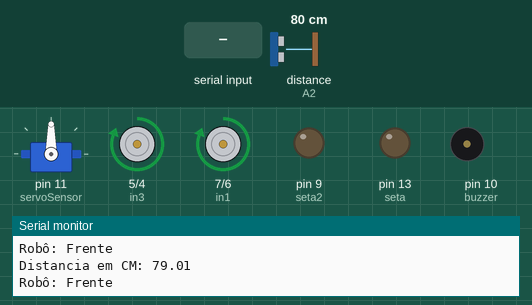
Recording of a sketch running on a simulated Arduino Leonardo, built with avr-gcc and run on an emulated ATmega32U4. On the bench: servo, motor-driver pin pairs drawn as motors (green arrow = first pin HIGH = forward, orange = second pin HIGH = backward, longer = more drive), output pins drawn as LEDs (lit = HIGH), buzzer (waves = sounding), the last lines printed to the serial monitor. Wiring (inferred from the names in the program): ultrasonic range finder: trigger A1; echo A2. The inputs (shaded band) are chosen by the test bench; at power-on: distance to the obstacle (sensor on A2) 80 cm. The echo pulse lasts 58.3 µs per cm; pins used as bus, display or sensor lines are not drawn.

Above: at 1.2 s.
1.3 s: distance to the obstacle (sensor on A2) set to 43 cm
2.8 s: distance to the obstacle (sensor on A2) set to 38 cm
At 3.3 s:
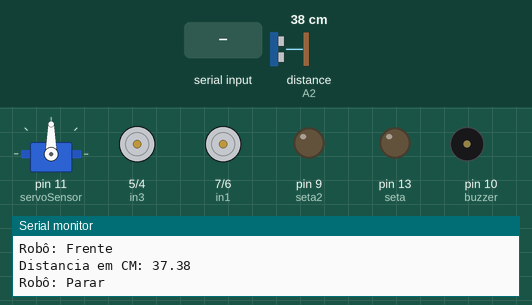
At 5.5 s:
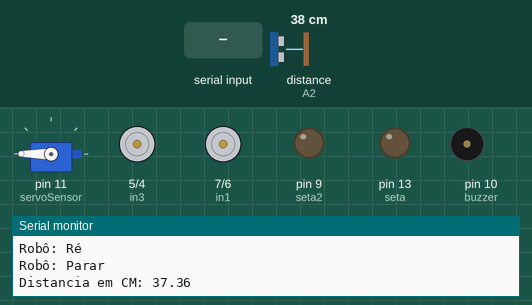
5.8 s: "s" received over the second serial link
At 9.8 s:
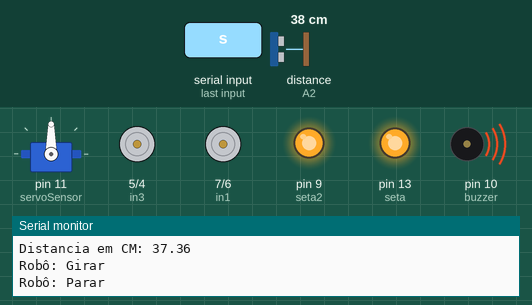
Timing chart, 0 to 17.8 s (numbered marks = the images above; inputs shaded):
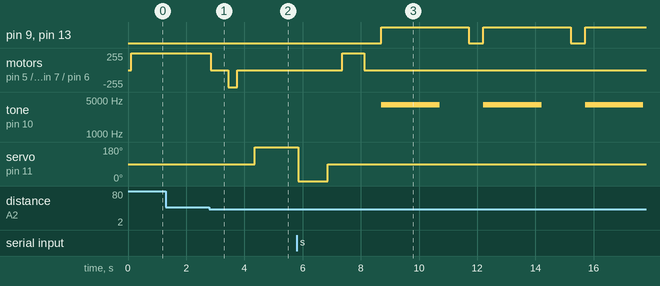

Measured:
- the behaviour switches between 41 and 40 cm on distance to the obstacle (sensor on A2) (found by bisection; images 0 and 1)
- after the input at 2.8 s, motor on pin 5 (in3) / pin 4 (in4), motor on pin 7 (in1) / pin 6 (in2): forward 255/255 → stopped after 0.05 s, → backward 255/255 0.60 s later, → stopped 0.30 s later; servo on pin 11 (servoSensor): 90° → 180° after 1.5 s
- after the input at 5.8 s, pin 9 (seta2), pin 13 (seta): alternates HIGH for 3.0 s and LOW for 0.50 s, starting after 2.9 s; tone on pin 10 (buzzer): alternates 4000 Hz for 2.0 s and silent for 1.5 s, starting after 2.9 s; servo on pin 11 (servoSensor): goes on until 6.9 s, then stays 90°

The sketch:

carro-autonomo-bluethooth.ino
```cpp
#include <SoftwareSerial.h>
#include <Servo.h>

/*
  ------------------------------------------Robô Autônomo SR 2------------------------------------------------
  Versão do Software: 1.0 SR 2 //não apague essa linha, para futuras consultas
  Software open source, favor citar o autor: Seu Robô https://SeuRobo.com.br/
  Criado por: Leonardo Campbell - Seu Robô  Uptades:  Erteza Tawsif Efaz
  Robô autonomo SR 2 é uma versão bem melhorada do Robô SR 1
*/

//Definindo os pinos
#define trigPin A1          // Pino TRIG do sensor no pino analógico A0
#define echoPin A2          // Pino ECHO do sensor no pino analógico A1

// motor um                 // Ligação dos pinos da Ponte H L298N
#define in1  7              // Pino in1 na porta digital 7
#define in2  6              // Pino in2 na porta digital 6

// motor dois               // Ligação dos pinos da Ponte H L298N
#define in3  5              // Pino in3 na porta digital 5
#define in4  4              // Pino in4 na porta digital 4
#define buzzer 10           // Pino buzzer na porta 10
#define seta 13             // Pino seta na porta 13
#define seta2 9             // Pino seta2 na porta 9

Servo servoSensor;          // Crie um objeto Servo para controlar o Servo.
SoftwareSerial ble(2, 3);   // Cria um objeto bluethooth ligando rx-3 e tx-2
int incomingByte;

//função para procurar obtasculo a todo o tempo
int Procurar (void) {
  float duracao = 0.0;              // variavael para quartar a duração do retorno do som
  float CM = 0.0;                   // variavael para quartar a distancia
  digitalWrite(trigPin, LOW);       //não envia som
  delayMicroseconds(2);
  digitalWrite(trigPin, HIGH);      //envia som
  delayMicroseconds(10);
  digitalWrite(trigPin, LOW);       //não envia o som e espera o retorno do som enviado
  duracao = pulseIn(echoPin, HIGH); //Captura a duração em tempo do retorno do som.
  CM = (duracao / 58.8);            //Calcula a distância em centimetros
  Serial.print("Distancia em CM: ");
  Serial.println(CM);               //Imprimi no monitor serial a distancia
  return CM;                        // Return to CM.
}

//Variaveis
int DistanciaDireita, DistanciaEsquerda;  // variavel de Distâncias de ambos os lados
float Distancia = 0.00;                   // variavel para guardar a distancia

// Função que é executado na inicialização do Arduino
void setup() {
  Serial.begin(9600); // inicializa a comunicação serial para mostrar dados
  ble.begin(9600);

  //Define o servo na porta 11
  servoSensor.attach(11);

  // Definir todos os pinos de controle do motor como saídas
  pinMode(in1, OUTPUT);
  pinMode(in2, OUTPUT);
  pinMode(in3, OUTPUT);
  pinMode(in4, OUTPUT);
  pinMode(buzzer, OUTPUT);
  pinMode(seta, OUTPUT);
  pinMode(seta2, OUTPUT);

  //Configuraçõs do sensor ultrassonico
  pinMode(trigPin, OUTPUT);     //define o pino TRIG como saída
  pinMode(echoPin, INPUT);      //define o pino ECHO como entrada
}

void tocaAlarme(unsigned int tempo) {
  tone(buzzer, 4000); // Ligando o Apito com uma frequencia de 4000 hz.
  delay(tempo); // Duração do Apito
  noTone(buzzer); // Desliga o apito
}

// Função principal do Arduino
void loop() {
  if (ble.available() > 0) {
    ble.println("Aguarde! Enviando dados...");
    delay(5);
    incomingByte = ble.read();
    if (incomingByte == 's' || incomingByte == 'S') {
      ble.println("Parando carrinho");
      servoSensor.detach();
      Parar();
      ligarPiscaAlerta();
    }
  }
  servoSensor.write (90);                           // Gira o Servo com o sensor a 90 graus
  delay (100);                                      // Aguarda 100 milesugodos
  Distancia = Procurar ();                          // Medindo a Distancia em CM.
  if (Distancia < 40) {                             // Se há obstáculo encontrado a menos de 40cm.
    direcao ();                                     // Se Frente estiver bloqueado, mude de direção
  } else if (Distancia >= 40)  {                    // Se o obstáculo for encontrado entre a mais de 40cm
    Frente ();                                      // Robô se move para a direção da Frente.
  }
}

// Função para pegar as distancias de cada direção
void direcao () {
  Parar ();                                         // O robô Para
  ParaTras ();                                      // O robô vai para tras
  Parar ();                                         // O robô Para
  servoSensor.write (180);                          // Gira o Servo com o sensor a 180 graus
  delay (1000);
  DistanciaEsquerda = Procurar ();                  // Defina a Distancia da Esquerda
  delay (500);
  servoSensor.write (0);                            // Gira o Servo com o sensor a 0 graus
  delay (500);
  DistanciaDireita = Procurar ();                   // Defina a Distancia da Direita
  delay (500);
  servoSensor.write (90);                           // Gira o Servo com o sensor a 90 graus
  delay (500);
  CompareDistance ();                               // Encontre a distância mais longa.
}

// Função para calcular qual a distancia é melhor para o robô ir
void CompareDistance () {
  if (DistanciaDireita > DistanciaEsquerda) {       // Se a direita está menos obstruída.
    Vireadireita ();                                // O robô vai virar a direita
  } else if (DistanciaEsquerda > DistanciaDireita) {  // Se Esquerda estiver menos obstruída.
    VireaEsquerda ();                               // Robô Vire na direção esquerda.
  } else {                                            // Se ambos estiverem igualmente obstruídos.
    Retorne ();                                     // Robô Vire-se.
  }
}

void ligarPiscaAlerta() {
  while (true) {
    digitalWrite(seta, HIGH);
    digitalWrite(seta2, HIGH);
    tocaAlarme(2000);
    delay(1000);
    digitalWrite(seta, LOW);
    digitalWrite(seta2, LOW);
    delay(500);
    incomingByte = ble.read();
    if (incomingByte == 'f' || incomingByte == 'F') {
      ble.println("Ligando carrinho...");
      digitalWrite(seta, LOW);
      digitalWrite(seta2, LOW);
      noTone(buzzer);
      servoSensor.attach(11);
      return;
    }
  }
}

// Função para fazer o carro parar
void Parar()
{
  Serial.println("Robô: Parar ");
  digitalWrite(in1, LOW);                           //Configurar a ponte h
  digitalWrite(in2, LOW);
  digitalWrite(in3, LOW);
  digitalWrite(in4, LOW);
  delay(600);                                       //aguarda um tempo
}

// Função para fazer o robô andar para frente
void Frente()
{
  Serial.println("Robô: Frente ");
  digitalWrite(in1, HIGH);                          //Configurar a ponte h
  digitalWrite(in2, LOW);
  digitalWrite(in3, HIGH);
  digitalWrite(in4, LOW);
}

// Função que faz o robô andar para trás e emite som quando ele dá ré
void ParaTras()
{
  Serial.println("Robô: Ré ");
  digitalWrite(in1, LOW);                           //Configurar a ponte h
  digitalWrite(in2, HIGH);
  digitalWrite(in3, LOW);
  digitalWrite(in4, HIGH);
  delay(300);                                       //aguarda um tempo
}

// Função que faz o robô virar à direita, https://SeuRobo.com.br/
void Vireadireita()
{
  Serial.println("Robô: Direita ");
  digitalWrite(in1, LOW);                           //Configurar a ponte h
  digitalWrite(in2, HIGH);
  digitalWrite(in3, HIGH);
  digitalWrite(in4, LOW);
  delay(300);                                       //aguarda um tempo
}

// Função que faz o robô virar à esquerda
void VireaEsquerda()
{
  Serial.println("Robô: Esquerda ");
  digitalWrite(in1, HIGH);                          //Configurar a ponte h
  digitalWrite(in2, LOW);
  digitalWrite(in3, HIGH);
  digitalWrite(in4, LOW);
  delay(300);
}

//Função para o robô virar para o outro lado
void Retorne () {
  Serial.println("Robô: Girar ");
  digitalWrite(in1, HIGH);                          //Configurar a ponte h
  digitalWrite(in2, LOW);
  digitalWrite(in3, HIGH);
  digitalWrite(in4, LOW);
  delay (700);                                      //aguarda um tempo
}

//Fim
//Versão do Software: 1.0 SR 2 SeuRobo.com.br //não apague essa linha, para futuras consultas
```
